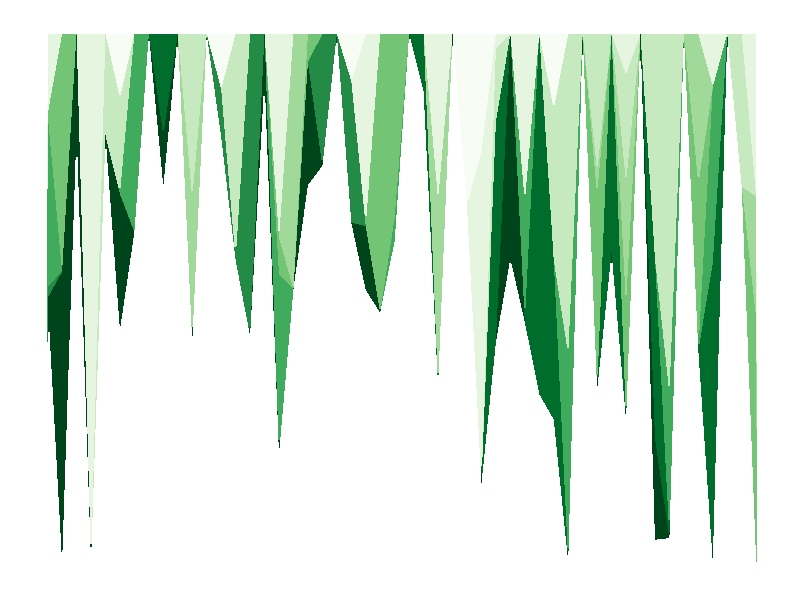
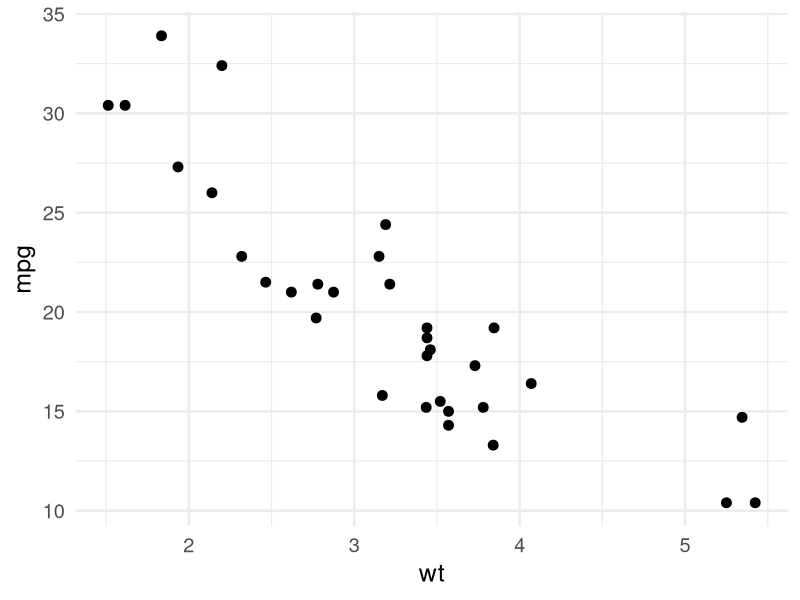
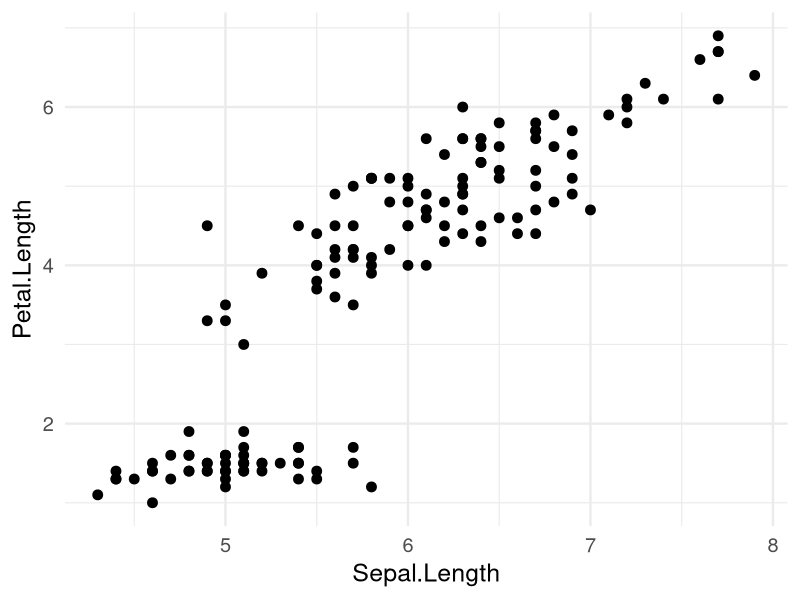
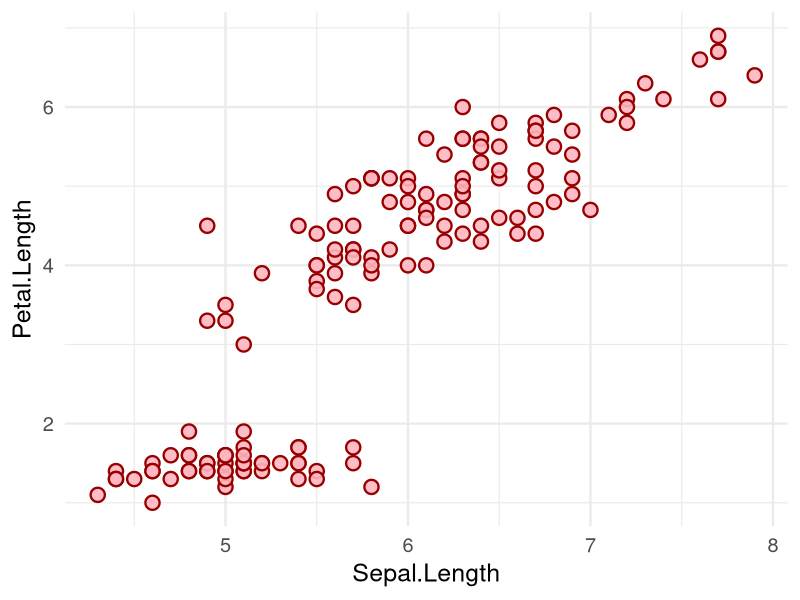
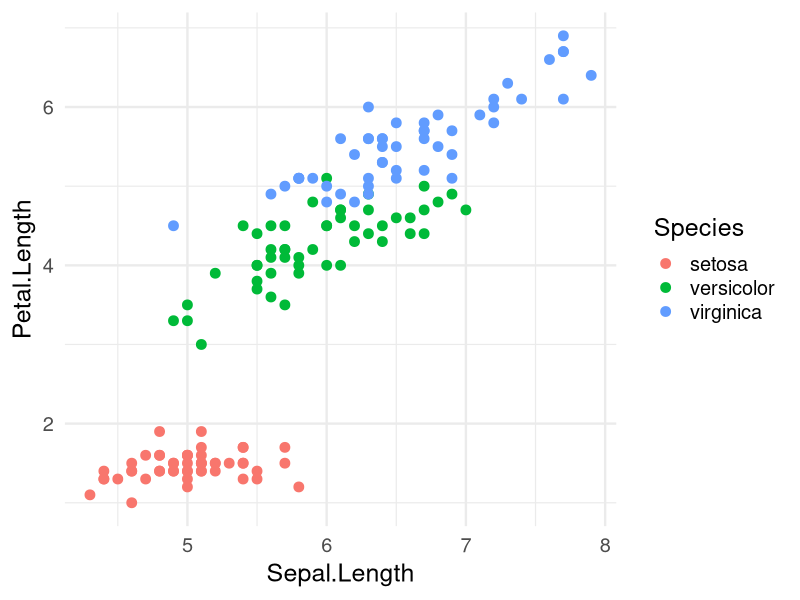
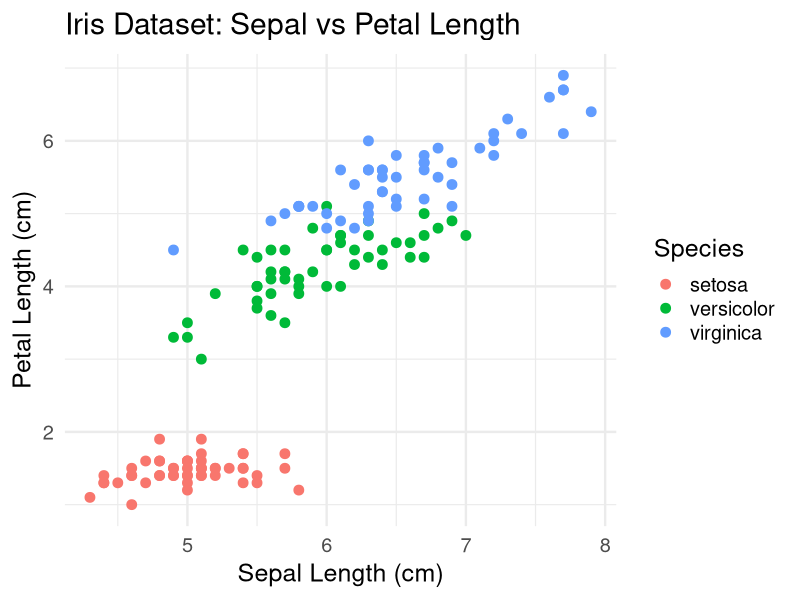
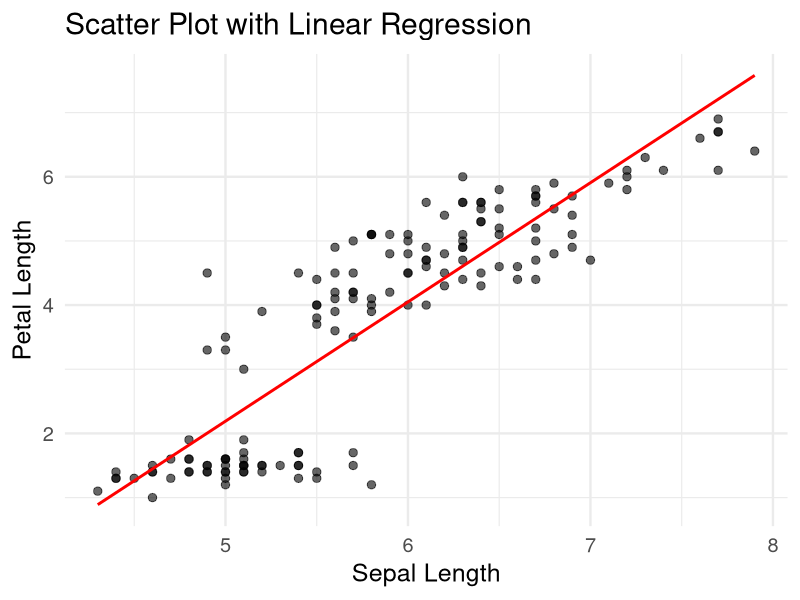
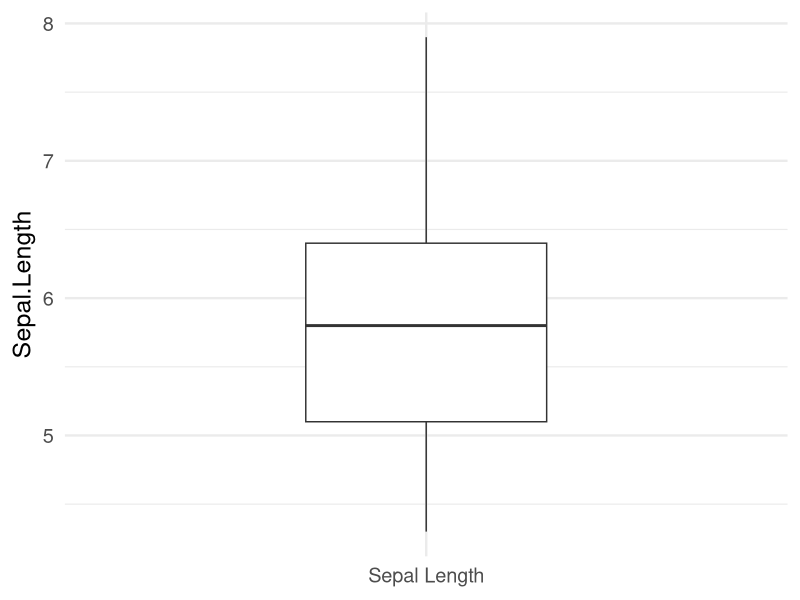

Write R code to recreate these figures, in order.
## ---- chunk 1
#| include: false
# Result slides use static ggplot2 equivalents so no plotly install is needed at render time
library(ggplot2)
library(dplyr)
theme_set(theme_minimal(base_size = 18))
## ---- chunk 2

# ref: https://www.r-graph-gallery.com/138-green-world-data-art/

library(ggplot2)
library(RColorBrewer)
ngroup=20
names=paste("G_",seq(1,ngroup),sep="")
DAT=data.frame()

for(i in seq(1:50)){
  data=data.frame( matrix(0, ngroup , 3))
  data[,1]=i
  data[,2]=sample(names, nrow(data))
  data[,3]=prop.table(sample( c(rep(0,100),c(1:ngroup)) ,nrow(data)))
  DAT=rbind(DAT,data)
}
colnames(DAT)=c("Year","Group","Value")
DAT=DAT[order( DAT$Year, DAT$Group) , ]

ggplot(DAT, aes(x=Year, y=Value, fill=Group )) + 
  geom_area(alpha=1 , color="transparent" )+
  theme_bw() +
  scale_fill_brewer(palette="greens", breaks=rev(levels(DAT$Group)))+
  theme(line = element_blank(),
        text = element_blank(),
       # line = element_blank(),
        title = element_blank(),
        legend.position="none",
        panel.border = element_blank(),
        panel.background = element_blank())
## ---- chunk 3
#| echo: false
ggplot(mtcars, aes(wt, mpg)) +
  geom_point(size = 3)
## ---- chunk 4
#| echo: false
ggplot(iris, aes(Sepal.Length, Petal.Length)) +
  geom_point(size = 3)
## ---- chunk 5
#| echo: false
ggplot(iris, aes(Sepal.Length, Petal.Length)) +
  geom_point(size = 4, shape = 21, stroke = 1.2,
             fill = alpha("#FFB6C1", 0.9), color = "#980000")
## ---- chunk 6
#| echo: false
ggplot(iris, aes(Sepal.Length, Petal.Length, color = Species)) +
  geom_point(size = 3)
## ---- chunk 7
#| echo: false
ggplot(iris, aes(Sepal.Length, Petal.Length, color = Species)) +
  geom_point(size = 3) +
  labs(title = "Iris Dataset: Sepal vs Petal Length",
       x = "Sepal Length (cm)", y = "Petal Length (cm)")
## ---- chunk 8
#| echo: false
ggplot(iris, aes(Sepal.Length, Petal.Length)) +
  geom_point(size = 2.5, alpha = 0.6) +
  geom_smooth(method = "lm", se = FALSE, color = "red") +
  labs(title = "Scatter Plot with Linear Regression",
       x = "Sepal Length", y = "Petal Length")
## ---- chunk 9
#| echo: false
ggplot(iris, aes(x = "Sepal Length", y = Sepal.Length)) +
  geom_boxplot(width = 0.4) +
  labs(x = NULL, y = "Sepal.Length")
## ---- chunk 10
#| echo: false
ggplot(iris, aes(Species, Sepal.Length, fill = Species)) +
  geom_boxplot() +
  labs(title = "Sepal Length Distribution by Species",
       x = "Species", y = "Sepal Length (cm)")
## ---- chunk 11
#| echo: false
ggplot(iris, aes(Species, Sepal.Length, fill = Species)) +
  geom_boxplot(outlier.shape = NA, alpha = 0.6) +
  geom_jitter(width = 0.15, size = 2)
## ---- chunk 12
#| echo: false
ggplot(iris, aes(Sepal.Length, Species, fill = Species)) +
  geom_boxplot() +
  labs(title = "Sepal Length by Species (Horizontal)",
       x = "Sepal Length (cm)", y = NULL)
## ---- chunk 13
#| echo: false
iris |>
  tidyr::pivot_longer(-Species, names_to = "Measurement", values_to = "value") |>
  ggplot(aes(Species, value, fill = Measurement)) +
  geom_boxplot() +
  labs(title = "All Iris Measurements by Species", y = "Measurement (cm)")
## ---- chunk 14
#| echo: false
ggplot(iris, aes(Sepal.Length)) +
  geom_histogram(bins = 15, fill = "steelblue", color = "white") +
  labs(title = "Distribution of Sepal Length",
       x = "Sepal Length (cm)", y = "Count")
## ---- chunk 15
#| echo: false
ggplot(iris, aes(Sepal.Length)) +
  geom_histogram(bins = 5, fill = "steelblue", color = "white")
## ---- chunk 16
#| echo: false
ggplot(iris, aes(Sepal.Length)) +
  geom_histogram(bins = 50, fill = "steelblue", color = "white")
## ---- chunk 17
#| echo: false
ggplot(iris, aes(Sepal.Length)) +
  geom_histogram(bins = 15, fill = "lightgreen", color = "darkgreen")
## ---- chunk 18
#| echo: false
ggplot(iris, aes(Sepal.Length)) +
  geom_histogram(binwidth = 0.2, boundary = 4, fill = "steelblue", color = "white") +
  coord_cartesian(xlim = c(4, 8)) +
  labs(title = "Sepal Length with 0.2 cm Bins",
       x = "Sepal Length (cm)", y = "Frequency")
## ---- chunk 19
#| echo: false
ggplot(iris, aes(Sepal.Length, fill = Species)) +
  geom_histogram(binwidth = 0.2, alpha = 0.6, position = "identity") +
  labs(title = "Sepal Length by Species",
       x = "Sepal Length (cm)", y = "Count")
## ---- chunk 20
#| echo: false
ggplot(iris, aes(Sepal.Length, fill = Species)) +
  geom_histogram(binwidth = 0.2, position = "stack") +
  scale_fill_manual(values = c("#e74c3c", "#3498db", "#2ecc71")) +
  labs(title = "Species Distribution Across Sepal Lengths",
       x = "Sepal Length (cm)", y = "Total Count")
## ---- chunk 21
#| echo: false
ggplot(iris, aes(Species, fill = Species)) +
  geom_bar(show.legend = FALSE) +
  scale_fill_manual(values = c("#e74c3c", "#3498db", "#2ecc71")) +
  labs(title = "Sample Count by Species", y = "Number of Samples")
## ---- chunk 22
#| echo: false
iris |>
  arrange(Sepal.Length) |>
  mutate(idx = row_number()) |>
  ggplot(aes(idx, Sepal.Length, color = Species, group = Species)) +
  geom_line(linewidth = 1) +
  geom_point(size = 2) +
  labs(title = "Sepal Length Sorted Values",
       x = "Sample Index", y = "Sepal Length (cm)")
## ---- chunk 23
#| echo: false
ggplot(iris, aes(Species, Sepal.Length, fill = Species)) +
  geom_violin(alpha = 0.7) +
  geom_boxplot(width = 0.1, fill = "white") +
  labs(title = "Sepal Length Distribution (Violin Plot)",
       x = "Species", y = "Sepal Length (cm)")
## ---- chunk 24
#| echo: false
cor(iris |> select(-Species)) |>
  as.data.frame.table(responseName = "r") |>
  ggplot(aes(Var1, Var2, fill = r)) +
  geom_tile() +
  geom_text(aes(label = round(r, 2)), size = 6) +
  scale_fill_gradient2(low = "blue", mid = "white", high = "red") +
  labs(title = "Iris Feature Correlation Matrix", x = NULL, y = NULL)
## ---- chunk 25
#| echo: false
ggplot(iris, aes(Sepal.Length, Petal.Length, color = Species)) +
  geom_point(size = 3) +
  labs(title = "Beautiful Iris Plot",
       x = "Sepal Length (cm)", y = "Petal Length (cm)") +
  theme(plot.title = element_text(size = 24, color = "#2c3e50"),
        panel.background = element_rect(fill = "#F8F9FA"),
        panel.grid = element_line(color = "#E0E0E0"),
        axis.line.x = element_line(color = "#2c3e50", linewidth = 1))
## ---- chunk 26
#| echo: false
ggplot(iris, aes(Sepal.Length, Petal.Length, color = Sepal.Width)) +
  geom_point(size = 4) +
  labs(title = "Color by Sepal Width", color = "Sepal Width")
## ---- chunk 27
#| echo: false
ggplot(iris, aes(Sepal.Length, Petal.Length)) +
  geom_point(size = 3) +
  annotate("label", x = 6.5, y = 5.5, label = "Cluster of large flowers") +
  labs(title = "Annotated Plot")
## ---- chunk 28
#| echo: false
ggplot(iris, aes(Sepal.Length, Petal.Length)) +
  geom_point(size = 3) +
  annotate("rect", xmin = 6, xmax = 7, ymin = 5, ymax = 6,
           fill = "red", alpha = 0.1, color = "red", linewidth = 1)
